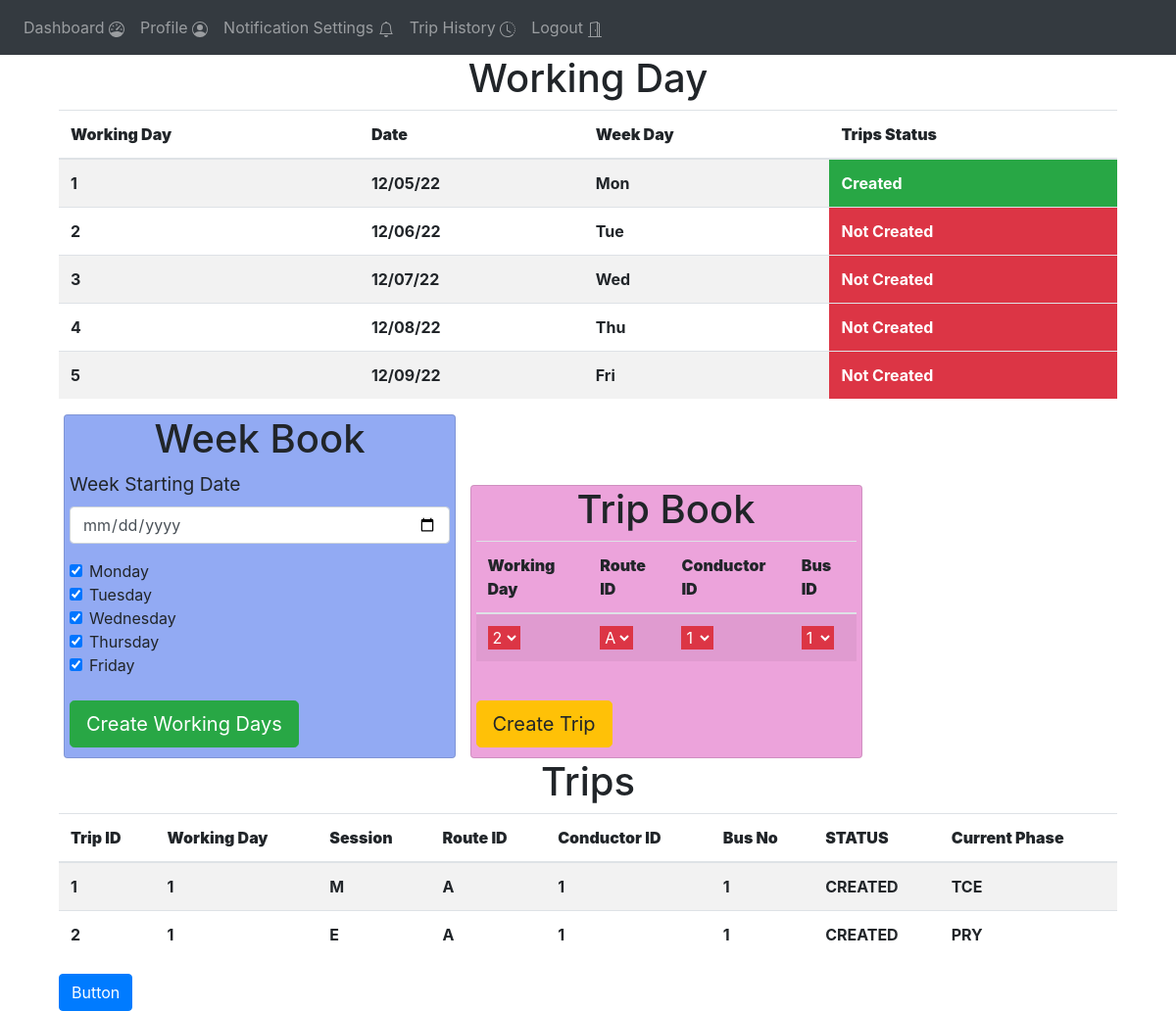
Before: /admin-trip-management (signed in) with the older database file.
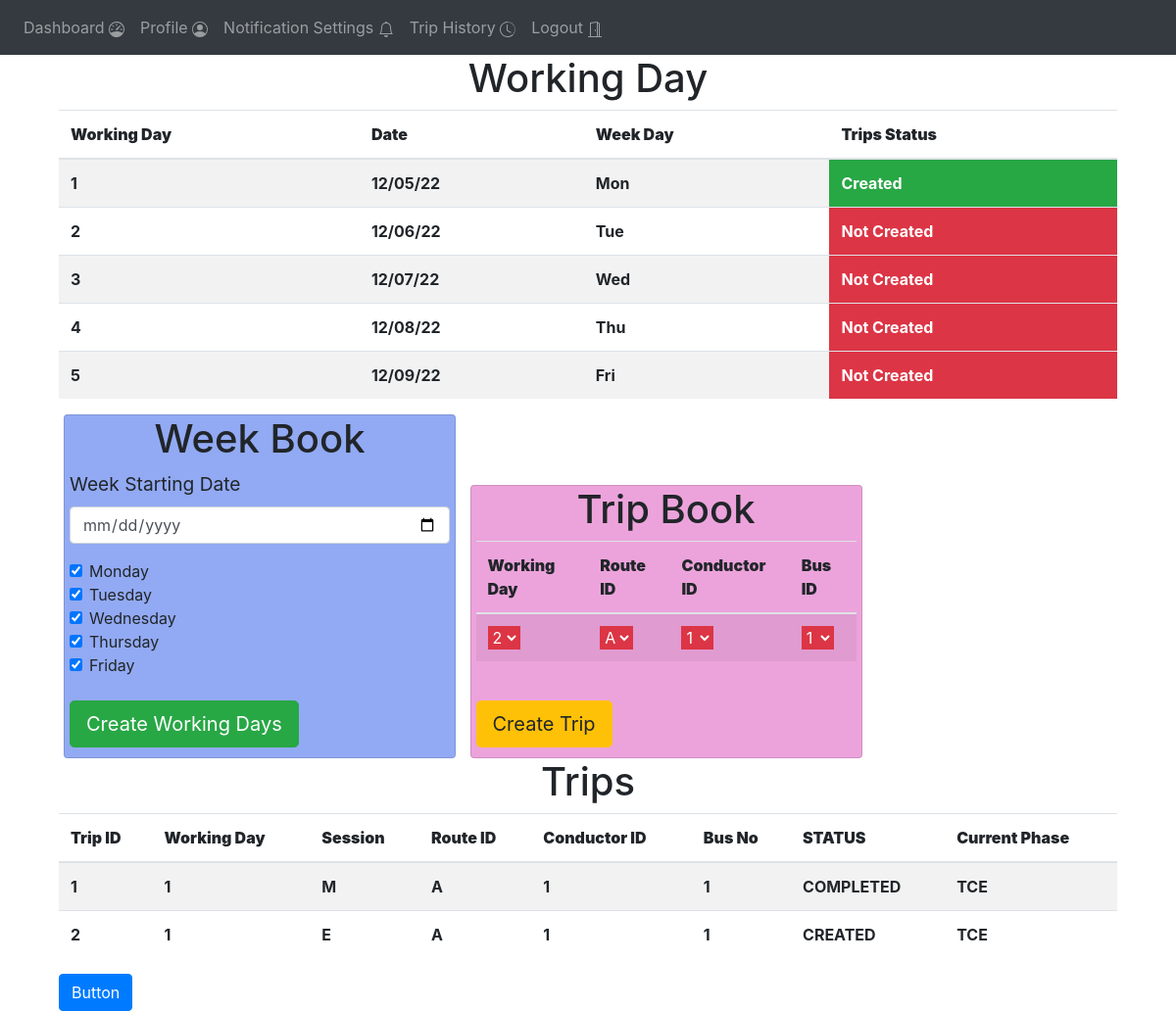
After: the same page with the newer database file.
### website/models.py (models this page shows)
class Working_day(db.Model):
    day = db.Column(db.Integer, primary_key=True)
    date = db.Column(db.String(15))
    week_day = db.Column(db.String(15))
    trips_created = db.Column(db.String(1))

class Trips(db.Model):
    trip_id = db.Column(db.Integer, primary_key=True)
    working_day = db.Column(db.Integer)
    route_id = db.Column(db.Integer)
    conductor_id = db.Column(db.Integer)
    bus_id =  db.Column(db.String(1))
    session = db.Column(db.String(1))
    status = db.Column(db.String(15))
    current_phase = db.Column(db.String(15))
    start_time =  db.Column(db.String(15))
    end_time = db.Column(db.String(15))

### website/views.py (the view)
@views.route('/admin-trip-management', methods=['GET', 'POST'])
@login_required
def admin_trip_management():
    working_days = Working_day.query.all()
    routes = Route.query.all()
    bus_data = Bus_data.query.all()
    conductor_details= Conductor_details.query.all()
    trips = Trips.query.all()
    return render_template("admin_trip_management.html" , user = current_user ,
                        working_days = working_days , routes = routes , bus_data=bus_data , conductor_details=conductor_details , trips=trips )

### website/__init__.py (called while the page is built)
def create_app():
    app = Flask(__name__)
    app.config['SECRET_KEY'] = '#itsactuallyapassword'
    app.config['SQLALCHEMY_DATABASE_URI'] = f'sqlite:///{DB_NAME}'
    db.init_app(app)
    from .views import views
    from .auth import auth
    app.register_blueprint(views, url_prefix='/')
    app.register_blueprint(auth, url_prefix='/')
    from .models import User
    create_database(app)
    login_manager = LoginManager()
    login_manager.login_view = 'auth.login'
    login_manager.init_app(app)
    @login_manager.user_loader
    def load_user(id):
        return User.query.get(int(id))
    return app

### website/templates/admin_trip_management.html (shortened to what this page needs)
{% extends "base.html" %}
{% block content %}
<div align="centre" class = "container">
  <div >
      <h1 align = "center">Working Day</h1>
    <table class="table table-striped">
      <thead>
        <tr>
          <th scope="col" ><b>Working Day </b></th>
          <th scope="col"><b>Date</b></th>
          <th scope="col"><b>Week Day</b></th>
          <th scope="col"><b>Trips Status</b></th>
        </tr>
      </thead>
      <tbody>
      {%if working_days%}
        {%for w in  working_days %}
        <tr>
          <th>{{w.day}}</th>
          <th>{{w.date}}</th>
          <th>{{w.week_day}}</th>
          {%if w.trips_created =="N" %}
          <th class = "btn-danger" >Not Created</th>
          {%endif%}
          {%if w.trips_created =="Y"%}
          <th class="btn-success">Created</th>
          {%endif%}
        </tr>
        {%endfor%}
        {%endif%}
      </tbody>
    </table>
  </div>
  <div class ="card" style="width: 25rem;background: rgb(146, 170, 243);margin-left: 5px;margin-right: 5px;padding-left: 5px;padding-right:5px ; padding-bottom : 10px; display: inline-block;" >
  <form method="POST">
    <h1 align="center">Week Book</h3>
    <div class="form-group">
      <label for="Week starting date" style="font-size: larger;">Week Starting Date</label>
      <input
        type="date"
        class="form-control"
        id="week_starting_day"
        name="email"
        placeholder="Enter email"
      />
    </div>
    <div class="form-check">
      <input class="form-check-input" type="checkbox" value="0" checked  id="monday">
      <label class="form-check-label" for="flexCheckDefault">Monday</label>
    </div>
    <div class="form-check">
      <input class="form-check-input" type="checkbox" value="0"  checked id="tuesday">
      <label class="form-check-label" for="flexCheckDefault">Tuesday</label>
    </div>
    <div class="form-check">
      <input class="form-check-input" type="checkbox" value="0" checked id="wednesday">
      <label class="form-check-label" for="flexCheckDefault">Wednesday</label>
    </div>
    <div class="form-check">
      <input class="form-check-input" type="checkbox" value="0"  checked id="thursday">
      <label class="form-check-label" for="flexCheckDefault">Thursday</label>
    </div>
    <div class="form-check">
      <input class="form-check-input" type="checkbox" value="0"  checked id="friday">
      <label class="form-check-label" for="flexCheckDefault">Friday</label>
    </div>
    <br />
    <button  class="btn btn-success btn-lg" onclick="week_book()" > Create Working Days</button>
  </form>
  </div>
<div class ="card" style="width: 25rem;background: rgb(236, 163, 219);margin-left: 5px;margin-right: 5px; padding-left: 5px;padding-right: 5px;padding-bottom : 10px; display: inline-block;" >
  <form method="POST">
    <h1 align="center">Trip Book</h3>
      <table class="table table-striped">
        <thead>
          <tr>
            <th scope="col"><b>Working Day</b></th>
            <th scope="col"><b>Route ID</b></th>
            <th scope="col"><b>Conductor ID</b></th>
            <th scope="col"><b>Bus ID</b></th>
          </tr>
        </thead>
        <tbody>
          <tr>
            <th>
              <select class="form-select btn-danger" aria-label="Default select example" id = "working_day">
                {%for w in working_days%}
                {%if w.trips_created == "N" %}
                <option value="{{w.day}}" style="width: 10rem ;"  >{{w.day}}</option>
                {%endif%}
                {%endfor%}
              </select>
            </th>
            <th >
              <select class="form-select btn-danger" aria-label="Default select example" id = "route_id">
              <option value="A">A</option>
              </select>
            </th>
            <th >
              <select class="form-select btn-danger" aria-label="Default select example" id = "conductor_id">
                {%for c in conductor_details%}
                <option value="{{c.conductor_id}}" style="width:fit-content;">{{c.conductor_id}}</option>
                {%endfor%}
              </select>
            </th>
            <th >
              <select class="form-select btn-danger" aria-label="Default select example" id = "bus_id">
                {%for b in bus_data%}
                <option value="{{b.no}}" style="width:fit-content ;">{{b.no}}</option>
                {%endfor%}
              </select>
            </th>
          </tr>
        </tbody>
      </table>
    <br />
    <button  class="btn btn-warning btn-lg" onclick="create_trips()" > Create Trip</button>
  </form>
  </div>
</div>
<div align="centre" class = "container">
  <div>
      <h1 align = "center">Trips</h1>
    <table class="table table-striped">
      <thead>
        <tr>
          <th scope="col"><b>Trip ID</b></th>
          <th scope="col"><b>Working Day</b></th>
          <th scope="col"><b>Session</b></th>
          <th scope="col"><b>Route ID</b></th>
          <th scope="col"><b>Conductor ID</b></th>
          <th scope="col"><b>Bus No</b></th>
          <th scope="col"><b>STATUS</b></th>
          <th scope="col"><b>Current Phase</b></th>
        </tr>
      </thead>
      <tbody>
      {%if trips%}
        {%for t in  trips %}
        <tr>
          <th>{{t.trip_id}}</th>
          <th>{{t.working_day}}</th>
          <th>{{t.session}}</th>
          <th>{{t.route_id}}</th>
          <th>{{t.conductor_id}}</th>
          <th>{{t.bus_id}}</th>
          <th>{{t.status}}</th>
          <th>{{t.current_phase}}</th>
        </tr>
        {%endfor%}
        {%endif%}
      </tbody>
    </table>
  </div>
  <a class="btn  btn-primary " href="/" role= "button"  >Button</a><br>
</div>
{% endblock %}

### website/templates/base.html (shortened to what this page needs)
<!DOCTYPE html>
<html>
  <head>
    <link rel="stylesheet" href="{{url_for('static',filename='style.css')}}">
    <link
      rel="stylesheet"
      href="https://stackpath.bootstrapcdn.com/bootstrap/4.4.1/css/bootstrap.min.css"
    />
    <link
      rel="stylesheet"
      href="https://stackpath.bootstrapcdn.com/font-awesome/4.7.0/css/font-awesome.min.css"
    />
  </head>
  <body>
{%if user.is_authenticated %}
  {%if user.type == "S"%}
    <nav class="navbar navbar-expand-lg navbar-dark bg-dark">
  <div class="collapse navbar-collapse" id="navbar">
    <div class="navbar-nav">
      <a class="nav-item nav-link" id="student-home" href="/student-home">Dashboard&nbsp;<span></span></a>
      <a class="nav-item nav-link" id="profile" href="/student-profile">Profile&nbsp;<span></span></a>
      <a class="nav-item nav-link" id="notification-settings" href="/student-notification-settings">Notification Settings&nbsp;<span></span></a>
      <a class="nav-item nav-link" id="trip-history" href="/student-trip-history">Trip History&nbsp;<span></span></a>
      <a class="nav-item nav-link" id="" href="/logout">Logout&nbsp;<span></span></a>
    </div>
  </div>
    </nav>
  {%endif%}
{%endif%}
    <div class="container">{% block content %} {% endblock %}</div>
  </body>
</html>

Changed rows visible on the page:
changed Trips id 1: status "CREATED" → "COMPLETED"
changed Trips "CREATED": current_phase "PRY" → "TCE"
